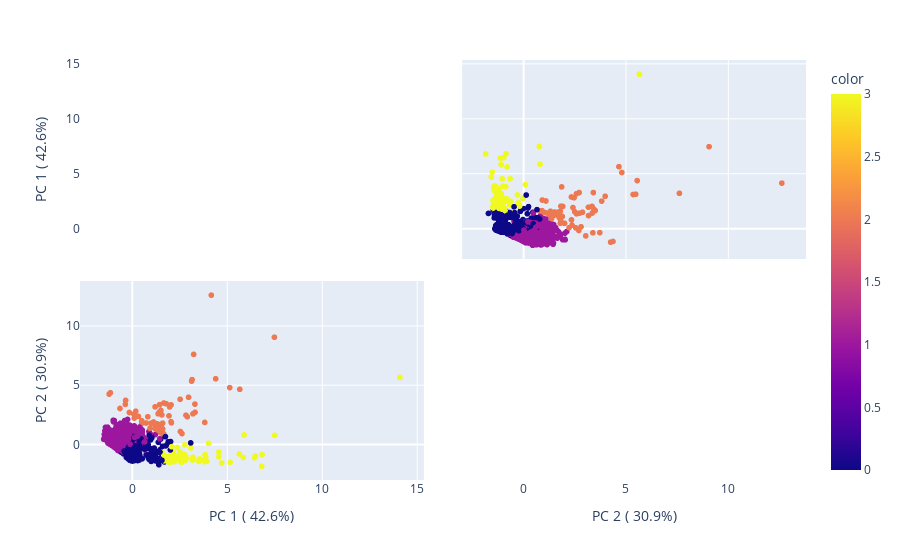

Notebook code cell kept with this figure:
### Code cell
features = ['starting_balance', 'ending_balance', 'tran_count', 'tran_sum']

pca = PCA(n_components=2)
components = pca.fit_transform(df_scaled[features])

labels ={
    str(i): f'PC {i+1} ( {var:.1f}%)'
    for i , var in enumerate(pca.explained_variance_ratio_* 100)
}

fig = px.scatter_matrix(components, 
                        labels = labels, 
                        dimensions= range(2),
                        color = df_scaled.cluster)
fig.update_traces(diagonal_visible=False)
fig.show()

### Figure 1 — Plotly figure (JSON) as saved in the notebook; plotly's stock layout.template omitted (floating-point values rounded to 4 significant figures; data arrays with more than 128 entries replaced by an {"elided": "..."} marker saying what was removed)
{"data": [{"diagonal": {"visible": false}, "dimensions": [{"axis": {"matches": true}, "label": "PC 1 ( 42.6%)", "values": {"elided": "1254 float values"}}, {"axis": {"matches": true}, "label": "PC 2 ( 30.9%)", "values": {"elided": "1254 float values"}}], "hovertemplate": "%{xaxis.title.text}=%{x}<br>%{yaxis.title.text}=%{y}<br>color=%{marker.color}<extra></extra>", "legendgroup": "", "marker": {"color": {"elided": "1254 int values"}, "coloraxis": "coloraxis", "symbol": "circle"}, "name": "", "showlegend": false, "type": "splom"}], "layout": {"autosize": true, "coloraxis": {"colorbar": {"title": {"text": "color"}}, "colorscale": [[0, "#0d0887"], [0.1111, "#46039f"], [0.2222, "#7201a8"], [0.3333, "#9c179e"], [0.4444, "#bd3786"], [0.5556, "#d8576b"], [0.6667, "#ed7953"], [0.7778, "#fb9f3a"], [0.8889, "#fdca26"], [1, "#f0f921"]]}, "dragmode": "select", "legend": {"tracegroupgap": 0}, "margin": {"t": 60}, "xaxis": {"autorange": true, "range": [-2.896, 15.49], "type": "linear"}, "xaxis2": {"autorange": true, "range": [-3.138, 13.93], "type": "linear"}, "yaxis": {"autorange": true, "range": [-2.896, 15.49], "type": "linear"}, "yaxis2": {"autorange": true, "range": [-3.138, 13.93], "type": "linear"}}}
